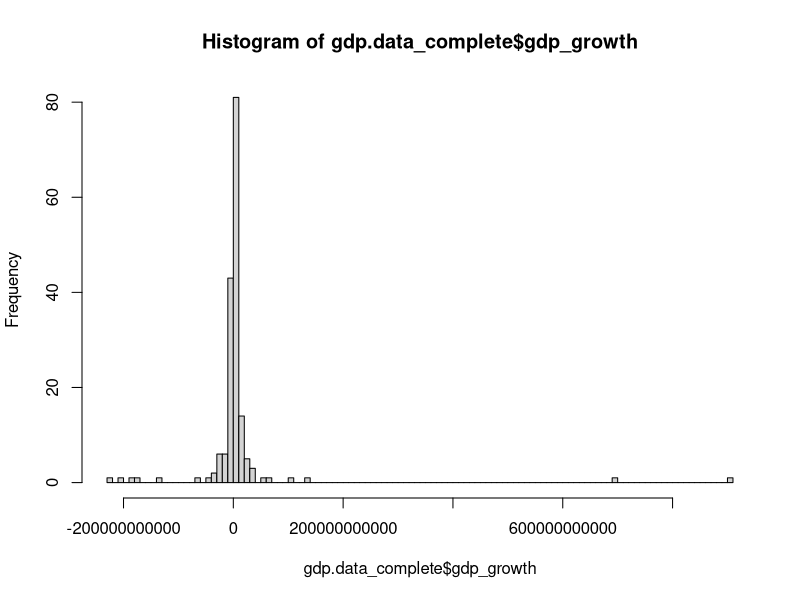
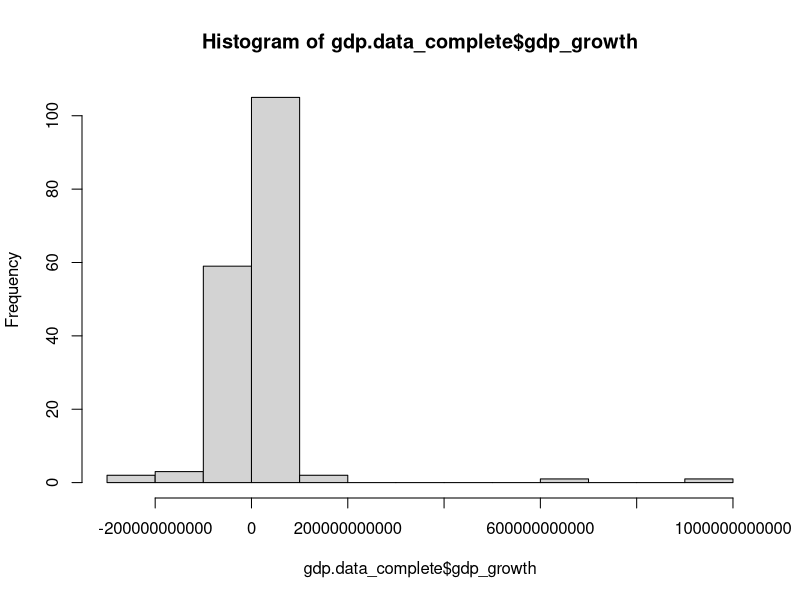
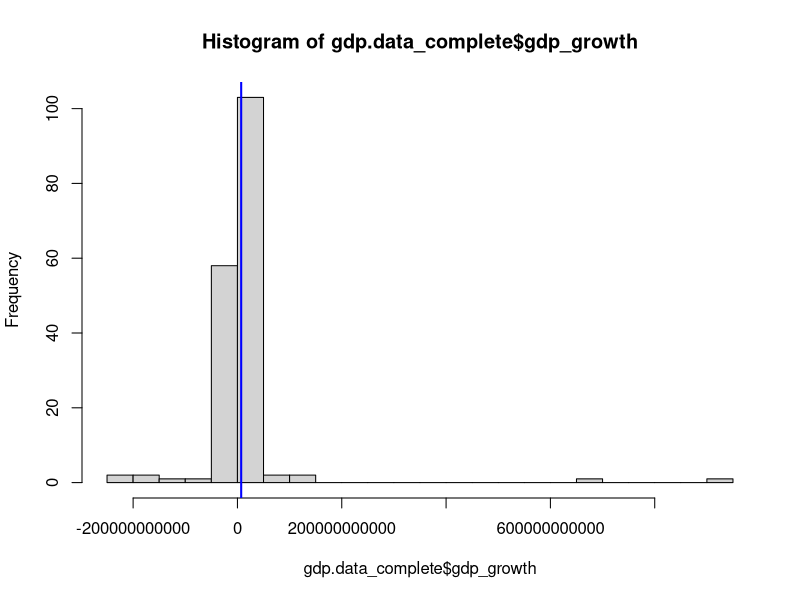

These figures' R source, in order:
#Part 2a. Variable Manipulations (10 points each)

#set up working envrionment
setwd('/Users/ceccarelli/MIDS/DATASCI_W203/Assignments/Labs/Lab 1')
rm( list = ls() )

#define function to omit row values where only certain columns are NA
data.complete <- function(data, desiredCols) {
  completeVec <- complete.cases(data[, desiredCols])
  return(data[completeVec, ])
}

##force R not to use scientific notation
options("scipen"=100, "digits"=4)

##load GDP data as a data frame
gdp.data <- read.csv("GDP_World_Bank1.csv", sep=",", header = TRUE)

#count number of rows with incomplete entries
nrow(gdp.data[!complete.cases(gdp.data),])
gdp.data_complete <- data.complete(gdp.data, c('gdp2011', 'gdp2012'))

#create new nominal variable based on gdp increase
gdp.data_complete$gdp_growth <- gdp.data_complete$gdp2012 - gdp.data_complete$gdp2011

#create and store mean of new variable
mx <- mean(gdp.data_complete$gdp_growth)
mx

#store histogram first as a variable to inspect its properties
histinfo <- hist(gdp.data_complete$gdp_growth, 100)
histinfo

# Question 11
#view the histogram and observe its shape
hist(gdp.data_complete$gdp_growth)
#change number of breaks to observe slightly different version
hist(gdp.data_complete$gdp_growth, breaks = 20)

# Question 12
#capture & print mean for review


#create new high_growth variable based on comparison of gdp_growth to population mean
gdp.data_complete$high_growth <- gdp.data_complete$gdp_growth > mx

#count TRUE / FALSE values
summary(gdp.data_complete$high_growth)

#add mean line to histogram to explain TRUE/FALSE breakdown
abline(v = mx, col = "blue", lwd = 2)

#Part 2b. Data Import (25 points)
patent.data <- read.csv("patent_applications_2012_2013_cleaned.csv", sep=",", header = TRUE)


